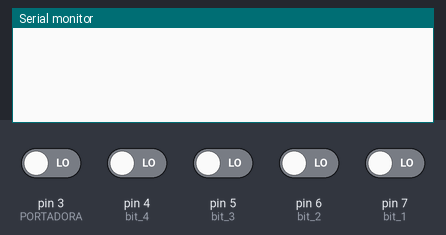
The sketch below on a simulated Arduino Uno, built with avr-gcc and run on an emulated ATmega328P. On the bench: the last lines printed to the serial monitor. The test bench sets the inputs (shaded band); at power-on: pin 3 (PORTADORA), pin 4 (bit_4), pin 5 (bit_3), pin 6 (bit_2), pin 7 (bit_1) LOW.

Above: at 1.2 s.
1.3 s: pin 3 (PORTADORA) driven HIGH
At 2.2 s:
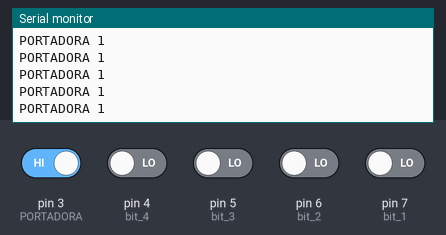
3.2 s: pin 4 (bit_4) driven HIGH
At 4.0 s:
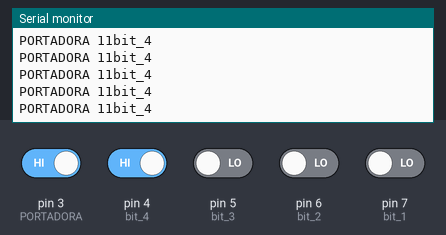
5.1 s: pin 5 (bit_3) driven HIGH
At 5.6 s:
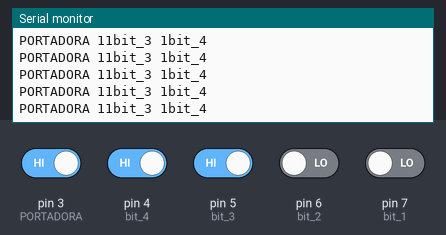
7.0 s: pin 6 (bit_2) driven HIGH
At 7.7 s:
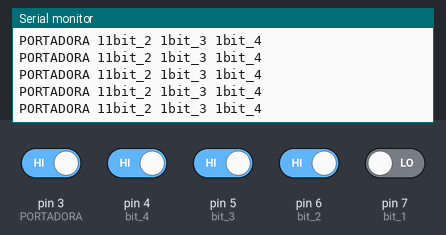
8.9 s: pin 7 (bit_1) driven HIGH
At 9.13 s:
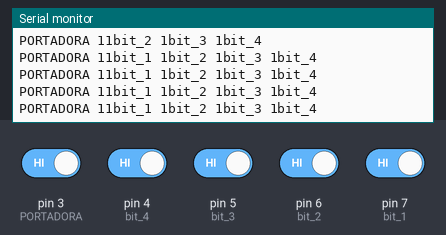
10.9 s: pin 4 (bit_4) driven LOW
At 10.96 s:
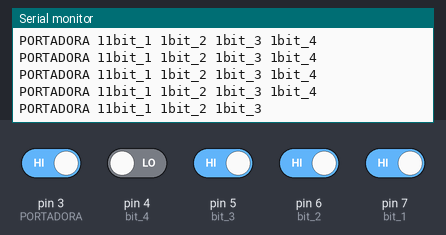

The sketch:

MT8870.ino
```cpp
/* =======================================================================================
         Proyecto: MT8870
          Autor: ADRIÁN PEÑALVER
         Creado: 18/12/2015
     Arduino IDE: 1.8.7
                                                    STQ  Q1 Q2 Q3 Q4
     PIN STQ ------> PIN 3              172,9 (Hz)  (1   1  1  1  0 )
     PIN Q4  ------> PIN 4              260   (Hz)  (1   1  0  1  0 )
     PIN Q3  ------> PIN 5              290   (Hz)  (1   1  0  0  1 )
     PIN Q2  ------> PIN 6              320   (Hz)  (1   0  0  0  0 )
     PIN Q1  ------> PIN 7              435   (Hz)  (1   0  0  0  1 )
      GNG ------> GND                   751   (Hz)  (1   0  1  1  0 )
       VCC ------> 5V                   793   (Hz)  (1   0  1  1  1 )
                                        828   (Hz)  (1   1  1  1  1 )
=========================================================================================== */
 const int PORTADORA = 3;
 const int bit_4 = 4;
 const int bit_3 = 5;
 const int bit_2 = 6;
 const int bit_1 = 7;

void setup() {

  pinMode(PORTADORA, INPUT);
  pinMode(bit_4, INPUT);
  pinMode(bit_3, INPUT);
  pinMode(bit_2, INPUT);
  pinMode(bit_1, INPUT);
  Serial.begin(9600);
}

void loop() {
  if(digitalRead(PORTADORA)==HIGH){
    Serial.print("PORTADORA ");
    Serial.print(digitalRead(PORTADORA));
    if(digitalRead(bit_1)==HIGH){
      Serial.print(digitalRead(bit_1));
      Serial.print("bit_1 ");}
    if(digitalRead(bit_2)==HIGH){
      Serial.print(digitalRead(bit_2));
      Serial.print("bit_2 ");}
    if(digitalRead(bit_3)==HIGH){
      Serial.print(digitalRead(bit_3));
      Serial.print("bit_3 ");}
    if(digitalRead(bit_4)==HIGH){
      Serial.print(digitalRead(bit_4));
      Serial.print("bit_4 ");}
  }
  Serial.println(" ");
}
```

Measured:
- after the input at 1.3 s, the serial monitor: prints a new line after 0.07 s (image 1)
- after the input at 3.2 s, the serial monitor: prints a new line after 0.06 s (image 2)
- after the input at 5.1 s, the serial monitor: prints a new line after 0.06 s (image 3)
- after the input at 7.0 s, the serial monitor: prints a new line after 0.08 s (image 4)
- after the input at 8.9 s, the serial monitor: prints a new line after 0.08 s (image 5)
- after the input at 10.9 s, the serial monitor: prints a new line at once (image 6)
